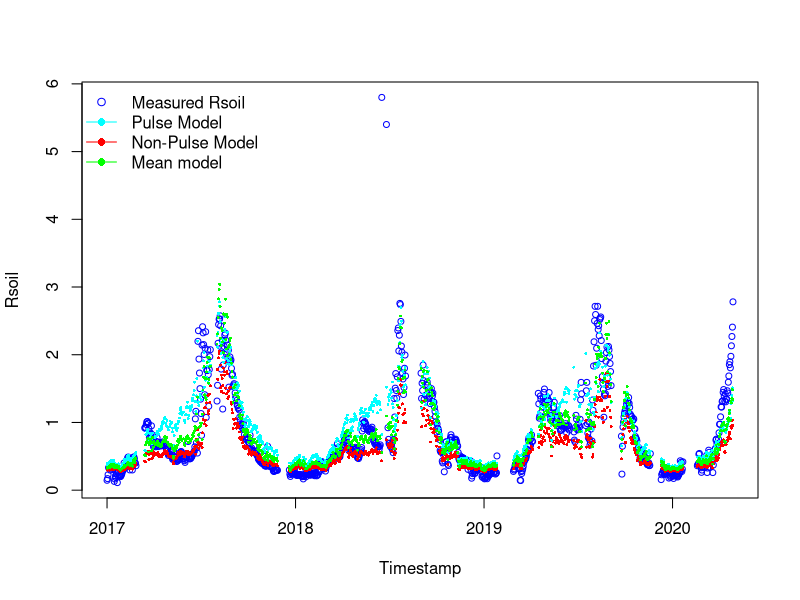
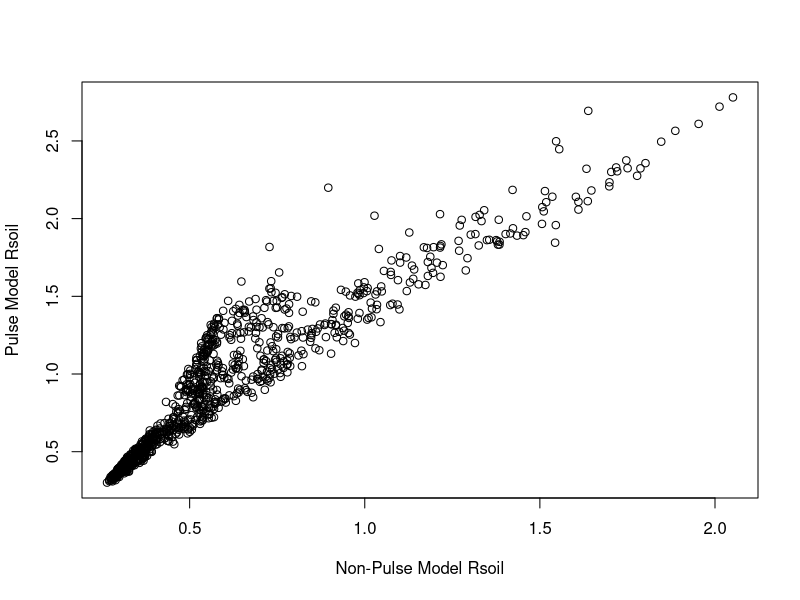
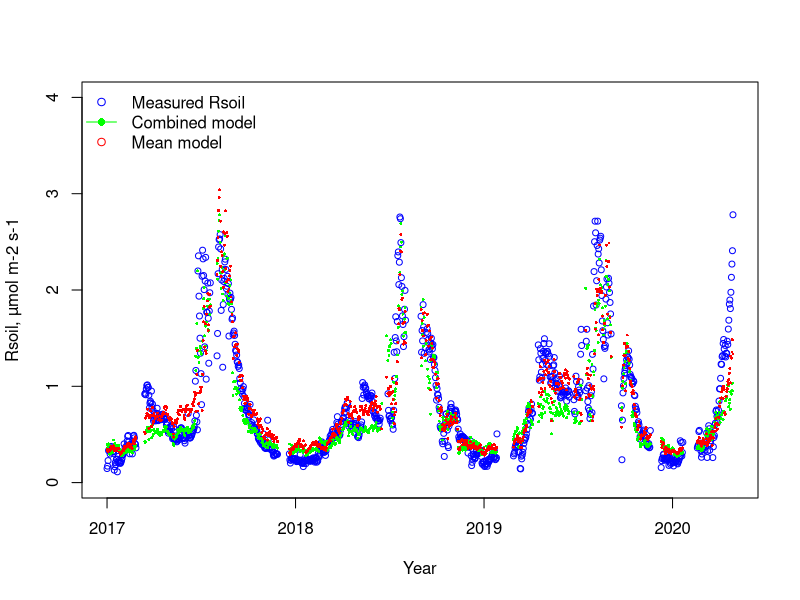
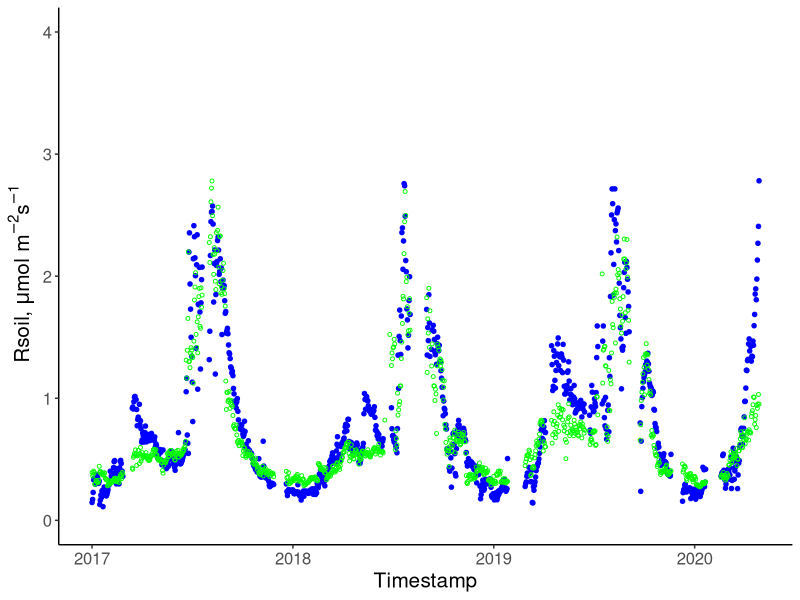

Recreate these plots in R, in order. (Note: this script raises an error after producing the figures.)
# 18-05-2024
# Anastasia Makhnykina

library(dplyr)
library(tidyr)
library(tidyverse)
library(lubridate)
library(ggplot2)
library(units)
library(stats)
library(grDevices)
library(readr)
library(minpack.lm)

# Open new files 
summary_Cham <- read.csv("data/All summary chamber.csv")
Pulse_Cham <- read.csv("data/Pulse sum chamber.csv")
NonPulse_Cham <- read.csv("data/NonPulse sum chamber.csv")

# Make sure in the Date format
NonPulse_Cham$date <- as.Date(NonPulse_Cham$date)
Pulse_Cham$date <- as.Date(Pulse_Cham$date)
summary_Cham$date <- as.Date(summary_Cham$date)

# CHECK COLUMN NAMES AND DATA TYPES
str(NonPulse_Cham)
str(Pulse_Cham)
str(summary_Cham)

###### Pulse time model ###########################
###################################################

# Assign variables
Pulse_Cham <- na.omit(Pulse_Cham)

meanSWC_P =Pulse_Cham$meanSWC
meanST_P = Pulse_Cham$meanTsoil
meanGPP_P = Pulse_Cham$meanGPP
GPPmax_P = max(Pulse_Cham$meanGPP, na.rm=TRUE)

# Fit model
Param_model4_P <- nls(meanRsoil ~ Fref*((meanGPP_P/GPPmax_P +n)/1+n) *(1-c4*(0.1-meanSWC_P)^2)*exp(b4*meanST_P), 
                      data = Pulse_Cham,
                      start = list(Fref=0.75,  c4=56.54, b4=0.04, n=0.84),
                      control = nls.control(maxiter = 1000, minFactor = 0.01)
)
Summary_Model4_P = summary(Param_model4_P)

# Pulse parameters 
#Parameters:
        # Estimate Std. Error t value Pr(>|t|)    
# Fref  0.446910   0.060229   7.420 7.49e-13 ***
# c4    -1.058658   0.764587  -1.385    0.167    
# b4     0.044799   0.003433  13.049  < 2e-16 ***
#  n     0.298964   0.035638   8.389 9.29e-16 ***

FrefP = 0.446910 
SMoptP =0.125 
c4P = -1.058658   
b4P = 0.044799
nP= 0.298964

####### Non-Pulse model ###################
###########################################

# Assign variables
NonPulse_Cham <- na.omit(NonPulse_Cham)

meanSWC_NP <- NonPulse_Cham$meanSWC
meanST_NP <- NonPulse_Cham$meanTsoil
meanGPP_NP <- NonPulse_Cham$meanGPP
GPPmax_NP <- max(NonPulse_Cham$meanGPP)

# Fit model
Param_model4_NP <- nls(meanRsoil ~ Fref*((meanGPP_NP/GPPmax_NP +n)/1+n) *
                         (1-c4*(0.1-meanSWC_NP)^2)*exp(b4*meanST_NP), 
                       data = NonPulse_Cham,
                       start = list(Fref=0.75, c4=56.54, b4=0.04, n=0.84),
                       control = nls.control(maxiter = 1000, minFactor = 0.01)
)
Summary_Model4_NP = summary(Param_model4_NP)

#Parameters:
#        Estimate Std. Error t value Pr(>|t|)    
# Fref   0.743454   0.035530  20.924   <2e-16 ***
#  c4   -1.668911   0.845241  -1.974   0.0488 *  
#  b4    0.023544   0.001437  16.383   <2e-16 ***
#  n     0.160941   0.007160  22.479   <2e-16 ***


# NON_Pulse parameters
FrefNP = 0.743454
SMoptNP =0.125 
c4NP = -1.668911  
b4NP = 0.023544
nNP=  0.160941

############### All time model #################################
################################################################

complete.cases(summary_Cham)

# Setting up drivers for all time

summary_Cham <- na.omit (summary_Cham)

All_meanSWC = summary_Cham$meanSWC
All_meanST = summary_Cham$meanTsoil
All_meanGPP = summary_Cham$meanGPP
All_GPPmax = max(summary_Cham$meanGPP, na.rm = TRUE)

Param_model4_All <- nls(meanRsoil ~ Fref*((All_meanGPP/All_GPPmax +n)/1+n) *(1-c4*(0.1-All_meanSWC)^2)*exp(b4*All_meanST), 
                        data = summary_Cham,
                        start = list(Fref=0.75,  c4=56.54, b4=0.04, n=0.84),
                        control = nls.control(maxiter = 1000, minFactor = 0.01)
)
Summary_Model4_All = summary(Param_model4_All)

#Parameters:
#       Estimate Std. Error t value Pr(>|t|)    
# Fref  0.916427   0.062004  14.780   <2e-16 ***
# c4   -0.244660   0.542270  -0.451    0.652    
# b4    0.031851   0.001996  15.960   <2e-16 ***
# n     0.137391   0.007402  18.561   <2e-16 ***


# All-time parameters
FrefAll = 0.916427
SMoptAll =0.125 
c4All = -0.244660   
b4All = 0.031851
nAll= 0.137391



#run model for full time series based on non-pulse time parameters
ALL_model4_NP = FrefNP*((All_meanGPP/All_GPPmax +nNP)/1+nNP) *(1-c4NP*(SMoptNP-All_meanSWC)^2)*exp(b4NP*All_meanST)
#run model for full time series based on pulse time parameters
All_model4_P = FrefP*((All_meanGPP/All_GPPmax +nP)/1+nP) *(1-c4P*(SMoptP-All_meanSWC)^2)*exp(b4P*All_meanST)
#run all time model
All_model4 = FrefAll*((All_meanGPP/All_GPPmax +nAll)/1+nAll) *(1-c4All*(SMoptAll-All_meanSWC)^2)*exp(b4All*All_meanST)

# Plot the RECO time series
plot(summary_Cham$date, summary_Cham$meanRsoil, type = "p", col = "blue", xlab = "Timestamp", ylab = "Rsoil", cex = 0.8)

# Add the model output time series to the plot - CORRECT FIGURE
points(summary_Cham$date, ALL_model4_NP, col = "red", pch = 16, cex = 0.4)
points(summary_Cham$date, All_model4_P, col = "cyan", pch = 16, cex = 0.4, alpha=0.5)
points(summary_Cham$date, All_model4, col = "green", pch = 16, cex = 0.4, alpha=0.5)

# create the legend
legend(x = "topleft",
       legend = c("Measured Rsoil", "Pulse Model", "Non-Pulse Model", "Mean model"),
       pch = c(1, 16, 16,16),
       col = c("blue", "cyan", "red","green"),
       lty = c(NA, 1, 1,1),
       bty = "n")


plot(ALL_model4_NP,All_model4_P, xlab = "Non-Pulse Model Rsoil", ylab = "Pulse Model Rsoil")

# calculate RMSE
rmse_NP <- sqrt(mean((ALL_model4_NP - summary_Cham$meanRsoil)^2, na.rm = TRUE))
rmse_P <- sqrt(mean((All_model4_P - summary_Cham$meanRsoil)^2, na.rm = TRUE))
# calculate MAPE
mape_NP <- mean(abs(ALL_model4_NP - summary_Cham$meanRsoil) / summary_Cham$meanRsoil, na.rm = TRUE) * 100
mape_P <- mean(abs(All_model4_P - summary_Cham$meanRsoil) / summary_Cham$meanRsoil, na.rm = TRUE) * 100
# calculate R-squared
r_squared_NP <- cor(ALL_model4_NP, summary_Cham$meanRsoil, use = "complete.obs")^2
r_squared_P <- cor(All_model4_P, summary_Cham$meanRsoil, use = "complete.obs")^2


# Create df with all measured and modelled fluxes
Rsoil_df <- summary_Cham %>%
  select(date, meanRsoil, max_pulse_duration, )

Rsoil_df$PulseM <- All_model4_P
Rsoil_df$NonPulseM <- ALL_model4_NP
Rsoil_df$MeanM <- All_model4

Rsoil1 <- Rsoil_df %>%
  select (date, meanRsoil, max_pulse_duration, PulseM, NonPulseM, MeanM) %>%
  mutate(case_when(max_pulse_duration == 0 ~ NonPulseM,
                   max_pulse_duration == 8 ~ PulseM,
                   max_pulse_duration == 14 ~ PulseM,
                   max_pulse_duration == 20 ~ PulseM))


plot(Rsoil1$date, Rsoil1$meanRsoil, type = "p", col = "blue", xlab = "Year", 
     ylab =  "Rsoil, µmol m-2 s-1", cex = 0.8,
     ylim = c(0,4))

points(Rsoil1$date, Rsoil1$`case_when(...)`, col="green", pch = 16, cex = 0.4, alpha=0.5)
points(Rsoil1$date, Rsoil1$MeanM, col="red", pch = 16, cex = 0.4, alpha=0.5)

# create the legend
legend(x = "topleft",
       legend = c("Measured Rsoil", "Combined model", "Mean model"),
       pch = c(1, 16),
       col = c("blue", "green", "red"),
       lty = c(NA, 1),
       bty = "n")

Rsoil_df$Rsoil_Combined <- Rsoil1$`case_when(...)`

Rsoil_df %>%
  na.omit() %>%
  ggplot(aes(x=date))+
  geom_point(aes(y = meanRsoil),shape=20, color = "blue", size = 2)+
  geom_point(aes(y=Rsoil_Combined),shape=1, size = 1, color = "green")+
  theme_classic()+
  theme(text = element_text(size = 15))+
  ylab(~paste("Rsoil, ", mu, "mol m"^-2,"s"^-1))+
  xlab("Timestamp")+
  ylim(0,4)


Rsoil_df %>%
  ggplot(aes(x=meanRsoil, y = Rsoil_Combined))+
  geom_point(shape=1)+
  theme_classic()+
  theme(text = element_text(size = 15))+
  stat_regline_equation(aes(label = paste(..eq.label..,..rr.label.., sep = "~~~~")))+
  stat_smooth(method = "lm",formula = y ~ x ,size = 1)+
  ylab(~paste("Modelled Rsoil, ", mu, "mol m"^-2,"s"^-1))+
  xlab(~paste("Measured Rsoil, ", mu, "mol m"^-2,"s"^-1))+
  #ggtitle('Non-pulse time')+
  ylim(0,4)+
  xlim(0,4)

# statistics for Combined model
rmse_CombMod <- sqrt(sum((Rsoil_df$Rsoil_Combined - Rsoil_df$meanRsoil)^2, na.rm=TRUE)/nrow(Rsoil_df))

# calculate MAPE -  Mean absolute percent error
mape_CombMod <- mean(abs((Rsoil_df$Rsoil_Combined - Rsoil_df$meanRsoil) / Rsoil_df$meanRsoil), na.rm=TRUE) * 100

# calculate R-squared
r_squared_CombMod <- cor(Rsoil_df$Rsoil_Combined, Rsoil_df$meanRsoil, use = "complete.obs")^2

### statistics for Mean model
rmse_MeanMod <- sqrt(sum((Rsoil_df$MeanM - Rsoil_df$meanRsoil)^2, na.rm=TRUE)/nrow(Rsoil_df))

# calculate MAPE -  Mean absolute percent error
mape_MeanMod <- mean(abs((Rsoil_df$MeanM - Rsoil_df$meanRsoil) / Rsoil_df$meanRsoil), na.rm=TRUE) * 100

# calculate R-squared
r_squared_MeanMod <- cor(Rsoil_df$MeanM, Rsoil_df$meanRsoil, use = "complete.obs")^2



###### Calculate cumulative flux for - Mean model, Including Pulse and non-pulse together and measured fluxes ######
####################################################################################################################

### Create df with just fluxes #####

Rsoildf_new <- Rsoil_df %>%
  na.omit() %>%
  select (date, meanRsoil, MeanM, Rsoil_Combined)

Rsoildf_new$culMeasured <- ave(Rsoildf_new$meanRsoil, FUN = cumsum)  
Rsoildf_new$culMeanMod <- ave(Rsoildf_new$MeanM, FUN = cumsum)  
Rsoildf_new$culCombined <- ave(Rsoildf_new$Rsoil_Combined, FUN = cumsum)  


plot(Rsoildf_new$date,Rsoildf_new$culMeasured,  type = "l", col = "blue", xlab = "Year", 
     ylab =  "Cumulative Rsoil", cex = 0.8)
lines(Rsoildf_new$date, Rsoildf_new$culMeanMod, type = "l", col = "red")
lines(Rsoildf_new$date, Rsoildf_new$culCombined, type = "l", col = "green")


legend(x = "topleft",
       legend = c("Measured Rsoil", "Mean model", "Combined model" ),
       pch = c(1, 16, 16),
       col = c("blue", "red", "green"),
       lty = c(NA, 1,1),
       bty = "n")



sum(Rsoildf_new$meanRsoil)
sum(Rsoildf_new$MeanM)
sum(Rsoildf_new$Rsoil_Combined)

######### Difference Rsoil Measured - Modelled 
Rsoildf_new$diffMean <- Rsoildf_new$culMeasured - Rsoildf_new$culMeanMod
Rsoildf_new$diffComb <- Rsoildf_new$culMeasured - Rsoildf_new$culCombined


plot(Rsoildf_new$date,Rsoildf_new$diffComb,  type = "l", col = "blue", xlab = "Year", 
     ylab =  "Difference from measured Rsoil", #cex = 0.8,
     ylim = c(-60,80)
     )
lines(Rsoildf_new$date, Rsoildf_new$diffMean, type = "l", col = "red")

legend(x = "topleft",
       legend = c("Combined model difference", "Mean model difference"),
       pch = c(1, 16, 16),
       col = c("blue", "red"),
       lty = c(NA, 1, 1),
       bty = "n")


Rsoildf_new %>%
  ggplot(aes(x=date))+ 
  geom_line(aes(y = diffMean, col = 'diffMean'))+
  geom_line(aes(y = diffComb, col = 'diffComb'))+
  theme_classic()+
  theme(text = element_text(size = 15))+
  #stat_regline_equation(aes(label = paste(..eq.label..,..rr.label.., sep = "~~~~")))+
  #stat_smooth(method = "lm",formula = y ~ x ,size = 1)+
  ylab(~paste("Modelled Rsoil, ", mu, "mol m"^-2,"s"^-1))+
  xlab('Year')
  #ggtitle('Non-pulse time')+
  #ylim(0,4)+
  #xlim(0,4)


Rsoildf_new$diffMeanV <- Rsoildf_new$meanRsoil - Rsoildf_new$MeanM
Rsoildf_new$diffCombV <- Rsoildf_new$meanRsoil - Rsoildf_new$Rsoil_Combined


plot(Rsoildf_new$date,Rsoildf_new$diffCombV,  type = "l", col = "blue", xlab = "Year", 
     ylab =  "Difference from measured Rsoil", #cex = 0.8,
     ylim = c(-3,6)
)
lines(Rsoildf_new$date, Rsoildf_new$diffMeanV, type = "l", col = "red")

legend(x = "topleft",
       legend = c( "Combined model difference", "Mean model difference"),
       pch = c(1, 16, 16),
       col = c("blue", "red"),
       lty = c(NA, 1, 1),
       bty = "n")

######### Difference Modelled - Rsoil Measured 
Rsoildf_new$diffMean2 <-  Rsoildf_new$culMeanMod - Rsoildf_new$culMeasured
Rsoildf_new$diffComb2 <- Rsoildf_new$culCombined - Rsoildf_new$culMeasured 


plot(Rsoildf_new$date,Rsoildf_new$diffComb2,  type = "l", col = "blue", xlab = "Year", 
     ylab =  "Difference from measured Rsoil", #cex = 0.8,
     ylim = c(-80,60)
)
lines(Rsoildf_new$date, Rsoildf_new$diffMean2, type = "l", col = "red")

legend(x = "topleft",
       legend = c("Combined model difference", "Mean model difference"),
       pch = c(1, 16, 16),
       col = c("blue", "red"),
       lty = c(NA, 1, 1),
       bty = "n")


Rsoildf_new %>%
  ggplot(aes(x=date))+ 
  geom_line(aes(y = diffMean2, col = 'diffMean'))+
  geom_line(aes(y = diffComb2, col = 'diffComb'))+
  theme_classic()+
  theme(text = element_text(size = 15))+
  #stat_regline_equation(aes(label = paste(..eq.label..,..rr.label.., sep = "~~~~")))+
  #stat_smooth(method = "lm",formula = y ~ x ,size = 1)+
  ylab(~paste("Modelled Rsoil, ", mu, "mol m"^-2,"s"^-1))+
  xlab('Year')
#ggtitle('Non-pulse time')+
#ylim(0,4)+
#xlim(0,4)


Rsoildf_new$diffMeanV2 <- Rsoildf_new$MeanM - Rsoildf_new$meanRsoil 
Rsoildf_new$diffCombV2 <- Rsoildf_new$Rsoil_Combined - Rsoildf_new$meanRsoil 


plot(Rsoildf_new$date,Rsoildf_new$diffCombV2,  type = "l", col = "blue", xlab = "Year", 
     ylab =  "Difference from measured Rsoil", #cex = 0.8,
     ylim = c(-6,3)
)
lines(Rsoildf_new$date, Rsoildf_new$diffMeanV2, type = "l", col = "red")

legend(x = "topleft",
       legend = c( "Combined model difference", "Mean model difference"),
       pch = c(1, 16, 16),
       col = c("blue", "red"),
       lty = c(NA, 1, 1),
       bty = "n")


##### Find model parameters for each year ######################
################################################################

# NP-model
NonPulse_Cham$year <- substr(NonPulse_Cham$date, 1,4)
NonPulse_Cham$year <- as.numeric(as.character(NonPulse_Cham$year))

yearID1 <- unique(NonPulse_Cham$year)

start1 <- list(FrefNP=0.75, c4=56.54, b4=0.04, n=0.84)

# create empty data.frame to store IDs and parameters
params.pre1 <- data.frame(matrix(nrow = length(yearID1), ncol = 1+length(start1)))
names(params.pre1) <- c("yearID1", names(start1))

for(i in seq_along(yearID1)) {
  # create data frame for sub "i"
  
  individual_DFs1 <- NonPulse_Cham %>% filter (year %in% yearID1[i])
  
  # fit model for each sub "i"
  Param_model4_NP1 <- nlsLM(meanRsoil ~ FrefNP*((meanGPP_NP/GPPmax_NP +n)/1+n)*
                              (1-c4*(0.1-meanSWC_NP)^2)*exp(b4*meanST_NP), 
                            data = individual_DFs1,
                            start = start1, trace = TRUE
  )
  
  # store IDs
  params.pre1[i,1] <- yearID1[i]
  
  # store fit parameters
  params.pre1[i,2:ncol(params.pre1)] <- Param_model4_NP1$m$getPars()
  
 
  
}

params.pre1


# Pulse model
Pulse_Cham$year <- substr(Pulse_Cham$date, 1,4)
Pulse_Cham$year <- as.numeric(as.character(Pulse_Cham$year))

yearID <- unique(Pulse_Cham$year)

start <- list(FrefP=0.75, c4=56.54, b4=0.04, n=0.84)

# create empty data.frame to store IDs and parameters
params.pre <- data.frame(matrix(nrow = length(yearID), ncol = 1+length(start)))
names(params.pre) <- c("yearID", names(start))


for(i in seq_along(yearID)) {
  # create data frame for sub "i"
  
  individual_DFs <- Pulse_Cham %>% filter (year %in% yearID[i])
  
  # fit model for each sub "i"
  Param_model4_P1 <- nlsLM(meanRsoil ~ FrefP*((meanGPP_P/GPPmax_P +n)/1+n) *(1-c4*(0.1-meanSWC_P)^2)*exp(b4*meanST_P), 
                           data = individual_DFs,
                           start = start, trace = TRUE,
                           #control = nls.control(maxiter = 1000, minFactor = 0.01)
  )
  
  # store IDs
  params.pre[i,1] <- yearID[i]
  
  # store fit parameters
  params.pre[i,2:ncol(params.pre)] <- Param_model4_P1$m$getPars()
  
  #params.pre[i,3:ncol(params.pre)] <- Param_model4_P1$m$getPars()
  
  
  
}

params.pre


# Mean Model 
summary_Cham$year <- substr(summary_Cham$date, 1,4)
summary_Cham$year <- as.numeric(as.character(summary_Cham$year))

yearID2 <- unique(summary_Cham$year)

start2 <- list(FrefL=0.75,  c4L=56.54, b4L=0.04, nL=0.84)

# create empty data.frame to store IDs and parameters
params.pre2 <- data.frame(matrix(nrow = length(yearID2), ncol = 1+length(start2)))
names(params.pre2) <- c("yearID", names(start2))


for(i in seq_along(yearID2)) {
  # create data frame for sub "i"
  
  individual_DFs2 <- summary_Cham %>% filter (year %in% yearID2[i])
  
  # fit model for each sub "i"
  Param_model4_All1 <- nlsLM(meanRsoil ~ FrefL*((All_meanGPP/All_GPPmax +nL)/1+nL) *(1-c4L*(0.1-All_meanSWC)^2)*exp(b4L*All_meanST), 
                             data = individual_DFs2,
                             start = start2, trace = TRUE,
                             #control = nls.control(maxiter = 1000, minFactor = 0.01)
  )
  
  # store IDs
  params.pre2[i,1] <- yearID2[i]
  
  # store fit parameters
  params.pre2[i,2:ncol(params.pre2)] <- Param_model4_All1$m$getPars()
  
  #params.pre[i,3:ncol(params.pre)] <- Param_model4_P1$m$getPars()
  
  
  
}

params.pre2


######### AIC calculation ################

#1 NM model

AIC_1 <- AIC(Param_model4_NP)

# Print the result
cat("Automated AIC:", AIC_1, "\n")

#2 P model

AIC_2 <- AIC(Param_model4_P)

# Print the result
cat("Automated AIC:", AIC_2, "\n")


#3 All model
AIC_3 <- AIC(Param_model4_All)

# Print the result
cat("Automated AIC:", AIC_3, "\n")
